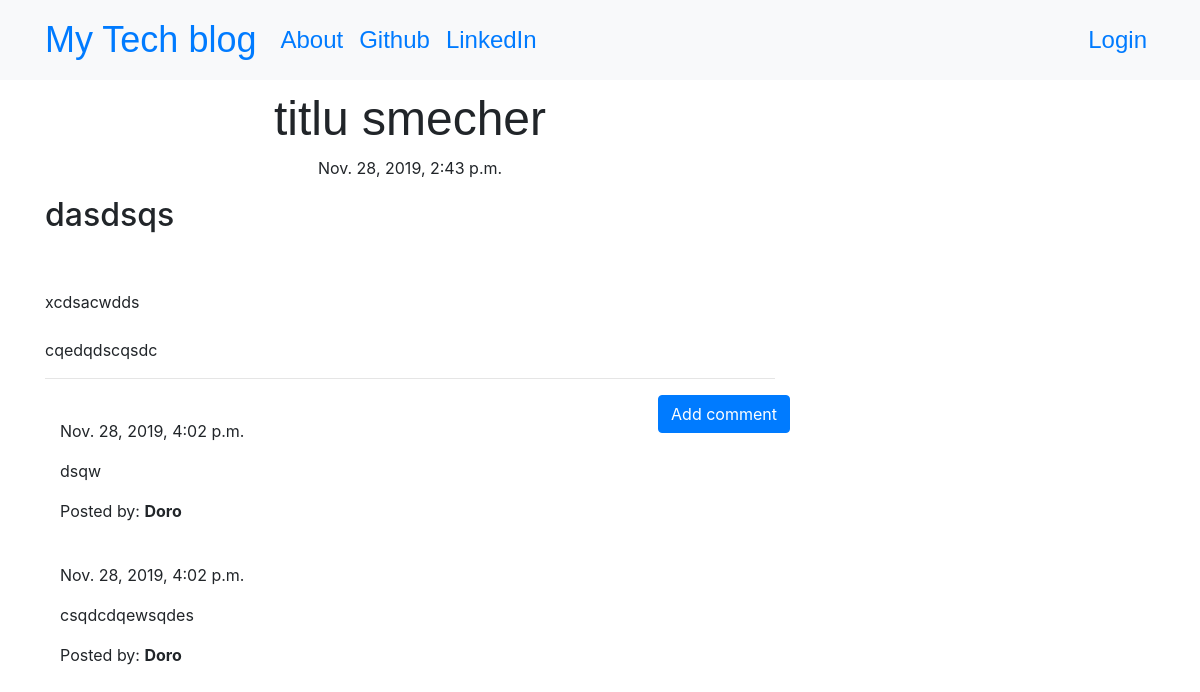
Before: /post/1 with the older database file.
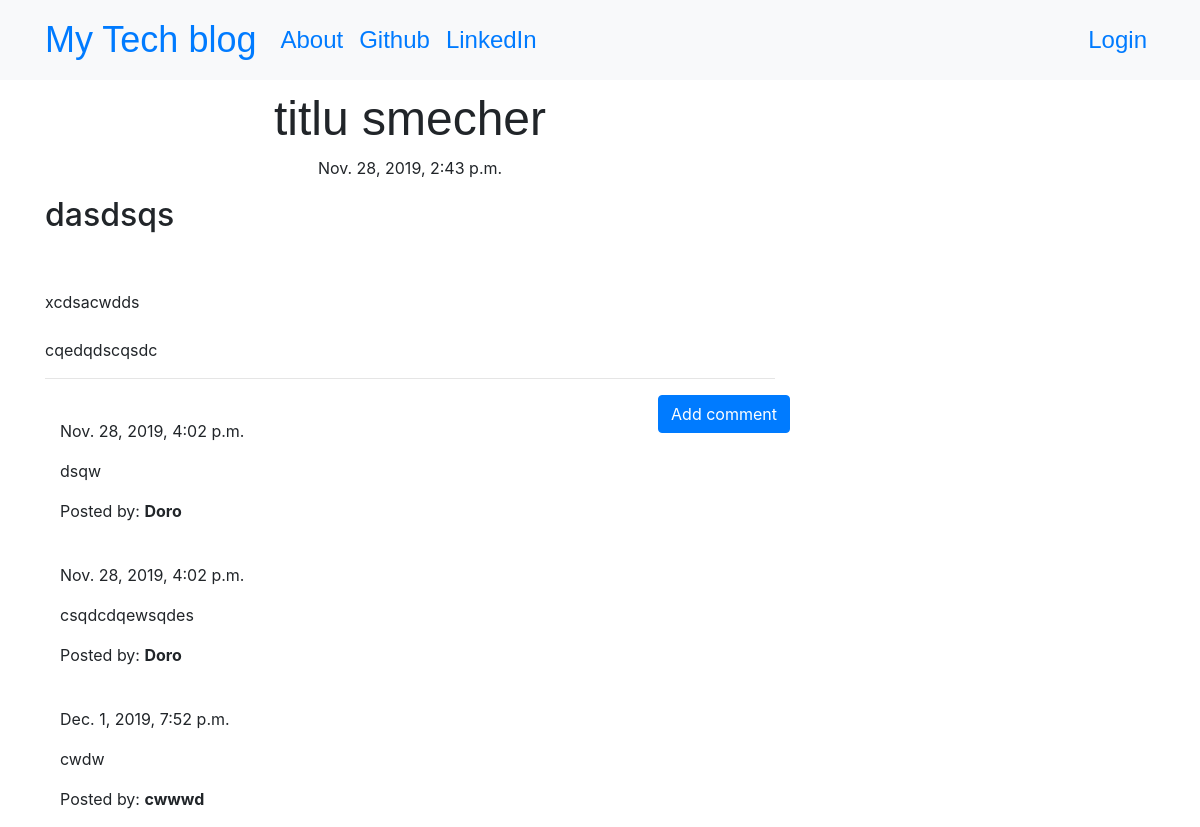
After: the same page with the newer database file.
### blog/models.py (models this page shows, shortened)
class Comment(models.Model):
    post = models.ForeignKey('blog.Post', related_name='comments',on_delete=models.CASCADE)  #Fk catre POst
    author = models.CharField(max_length=200)
    text = models.TextField()
    created_date = models.DateTimeField(default=timezone.now)
    approved_comment = models.BooleanField(default=False)

### blog/views.py (the view)
# urls.py: path('post/<int:pk>', views.PostDetailView.as_view(), name='post_detail'),
class PostDetailView(DetailView):
    model = Post

### blog/templates/blog/post_detail.html (shortened to what this page needs)
{% extends 'blog/base.html' %}
{% block content %}
        <h1 class='posttitle loader'>{{ post.title }}</h1>
        {% if post.published_date %}
            <div class="date postdate">
                {{ post.published_date }}
            </div>
        {% else %}
            <a class="btn btn-outline-dark" href="{% url 'post_publish' pk=post.pk %}">Publish</a>
        {% endif %}
      <p class='postcontent' >{{ post.text|safe|linebreaksbr }}</p>
  <hr>
  <a class="btn btn-primary btn-comment" href="{% url 'add_comment_to_post' pk=post.pk %}">Add comment</a>
  <div class="container">
  {% for comment in post.comments.all %}
  <br>
      {% if user.is_authenticated or comment.approved_comment %}
              {{ comment.created_date }}
          <p>{{ comment.text|safe|linebreaks }}</p>
          <p>Posted by: <strong>{{ comment.author }}</strong></p>
      {% endif %}
  {% empty %}
      <p>No comments posted.</p>
  {% endfor %}
</div>
{% endblock %}

Changed rows visible on the page:
added Comment: created_date "Dec. 1, 2019, 7:52 p.m.", text "cwdw", author "cwwwd"
